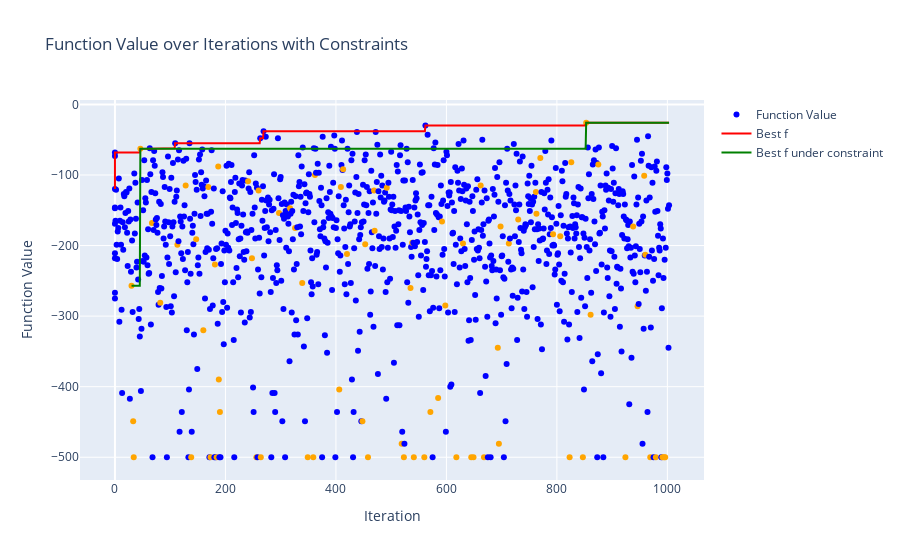

The notebook cell this image was saved under:
### Markdown cell above
#### lambda1=0.5, lambda2=0.5, clipping=False

- 獲得関数の符号を間違えている

### Code cell
filename = search_log_files(LOG_DIR, ["2024-08-29", "tanh_3"])[2]
print(filename)
print()

log_file_path = os.path.join(LOG_DIR, filename)
df_merged, settings = parse_and_prepare_data(log_file_path)

print("実験設定")
display(settings)
print()
display(df_merged)

plot_function_values(df_merged)

### Figure 1 — Plotly figure (JSON) as saved in the notebook; plotly's stock layout.template omitted (floating-point values rounded to 4 significant figures; data arrays with more than 128 entries replaced by an {"elided": "..."} marker saying what was removed)
{"data": [{"marker": {"color": {"elided": "1013 str values"}}, "mode": "markers", "name": "Function Value", "type": "scatter", "x": {"elided": "1013 int values"}, "y": {"elided": "1013 int values"}}, {"line": {"color": "red"}, "mode": "lines", "name": "Best f", "type": "scatter", "x": {"elided": "1013 int values"}, "y": {"elided": "1013 int values"}}, {"line": {"color": "green"}, "mode": "lines", "name": "Best f under constraint", "type": "scatter", "x": {"elided": "1013 int values"}, "y": {"elided": "1013 int values"}}], "layout": {"showlegend": true, "title": {"text": "Function Value over Iterations with Constraints"}, "xaxis": {"title": {"text": "Iteration"}}, "yaxis": {"title": {"text": "Function Value"}}}}
